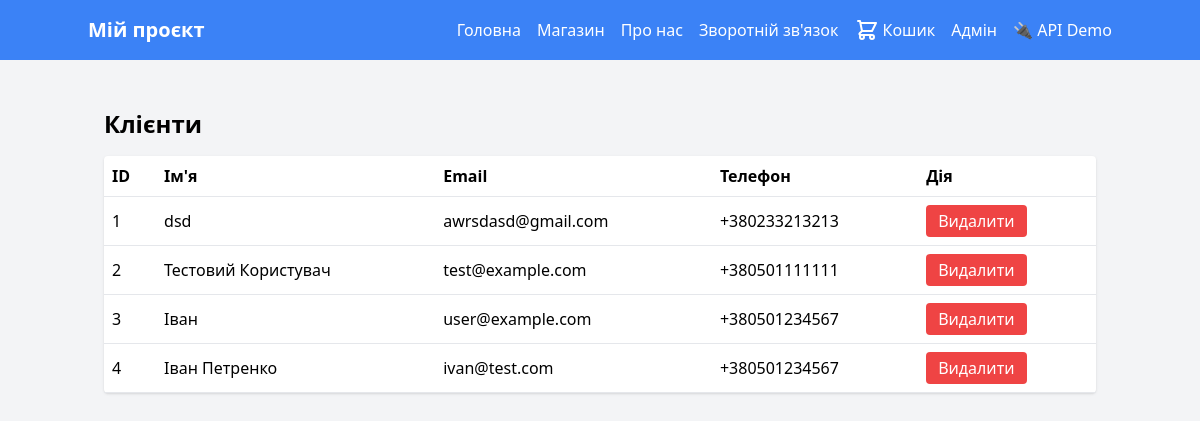
Screenshot of /admin/customers (signed in) with the database file from the repository.
### tables this page shows
CREATE TABLE customers (
            id INTEGER PRIMARY KEY AUTOINCREMENT,
            name TEXT,
            email TEXT,
            phone TEXT
        );

### app.py (the view)
@app.route('/admin/customers')
@admin_required
def admin_customers():
    db = get_db()
    cur = db.execute('SELECT * FROM customers')
    customers = [row_to_obj(r) for r in cur.fetchall()]
    return render_template('admin/customers.html', customers=customers)

### app.py (called while the page is built)
def get_db():
    if 'db' not in g:
        conn = sqlite3.connect(DB_PATH)
        conn.row_factory = sqlite3.Row
        g.db = conn
        global _db_initialized
        if not _db_initialized:
            initialize_db(conn)
            _db_initialized = True
    return g.db

def row_to_obj(row):
    if row is None:
        return None
    return SimpleNamespace(**dict(row))

def admin_required(f):
    from functools import wraps
    @wraps(f)
    def decorated_function(*args, **kwargs):
        if not session.get('admin_logged_in'):
            return redirect(url_for('admin_login'))
        return f(*args, **kwargs)
    return decorated_function

### templates/admin/customers.html (shortened to what this page needs)
{% extends "base.html" %}
{% block content %}
<h1 class="text-2xl font-bold mb-4">Клієнти</h1>
<table class="w-full bg-white rounded shadow">
    <thead>
        <tr class="text-left border-b">
            <th class="p-2">ID</th>
            <th class="p-2">Ім'я</th>
            <th class="p-2">Email</th>
            <th class="p-2">Телефон</th>
            <th class="p-2">Дія</th>
        </tr>
    </thead>
    <tbody>
        {% for c in customers %}
            <tr class="border-b">
                <td class="p-2">{{ c.id }}</td>
                <td class="p-2">{{ c.name }}</td>
                <td class="p-2">{{ c.email }}</td>
                <td class="p-2">{{ c.phone }}</td>
                <td class="p-2">
                    <form action="{{ url_for('admin_customers_delete', customer_id=c.id) }}" method="post" onsubmit="return confirm('Видалити клієнта?');">
                        <button class="bg-red-500 text-white px-3 py-1 rounded">Видалити</button>
                    </form>
                </td>
            </tr>
        {% endfor %}
    </tbody>
</table>
{% endblock %}

### rows the page displays
customers: name "dsd", email "awrsdasd@gmail.com", phone "+380233213213"
customers: name "Тестовий Користувач", email "test@example.com", phone "+380501111111"
customers: name "Іван", email "user@example.com", phone "+380501234567"
customers: name "Іван Петренко", email "ivan@test.com", phone "+380501234567"

### other values shown
{{ c.id }} "1" "2" "3" "4"
